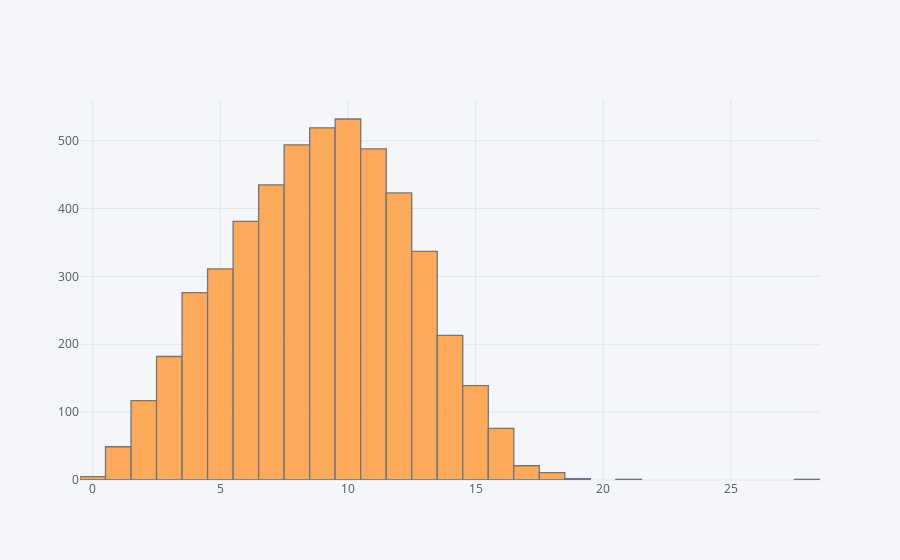

Here is the notebook cell this chart was saved with:
### Code cell
token_df.count().iplot(kind='histogram')

### Figure 1 — Plotly figure (JSON) as saved in the notebook; plotly's stock layout.template omitted (floating-point values rounded to 4 significant figures; data arrays with more than 128 entries replaced by an {"elided": "..."} marker saying what was removed)
{"data": [{"histfunc": "count", "histnorm": "", "marker": {"color": "rgba(255, 153, 51, 1.0)", "line": {"color": "#4D5663", "width": 1.3}}, "opacity": 0.8, "orientation": "v", "type": "histogram", "uid": "189ff387-3f36-4753-8d5e-6c636d1c05aa", "x": {"elided": "5013 int values"}}], "layout": {"barmode": "overlay", "legend": {"bgcolor": "#F5F6F9", "font": {"color": "#4D5663"}}, "paper_bgcolor": "#F5F6F9", "plot_bgcolor": "#F5F6F9", "title": {"font": {"color": "#4D5663"}}, "xaxis": {"gridcolor": "#E1E5ED", "showgrid": true, "tickfont": {"color": "#4D5663"}, "title": {"font": {"color": "#4D5663"}, "text": ""}, "zerolinecolor": "#E1E5ED"}, "yaxis": {"gridcolor": "#E1E5ED", "showgrid": true, "tickfont": {"color": "#4D5663"}, "title": {"font": {"color": "#4D5663"}, "text": ""}, "zerolinecolor": "#E1E5ED"}}}
